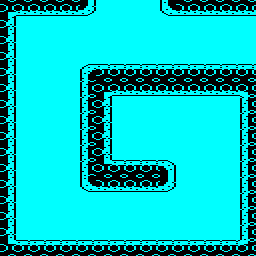

Below is a game level as drawn by its tile map, then a one-line description and the .tmx file that defines it, in full:
An orthogonal 16x16 tile map with 16x16 px tiles, 1 tile layer (Tile Layer 1) and 4 objects (2x edge_exit, sentry, killzone).

<map version="1.8" tiledversion="1.8.2" orientation="orthogonal" renderorder="right-down" width="16" height="16" tilewidth="16" tileheight="16" infinite="0" backgroundcolor="#00ffff" nextlayerid="4" nextobjectid="13">
 <tileset firstgid="1" source="../../tiled/porthole.tsx" />
 <layer id="1" name="Tile Layer 1" width="16" height="16">
  <data encoding="csv">
44,35,35,35,35,40,1,1,1,1,39,35,35,35,35,35,
34,1,1,1,1,1,1,1,1,1,1,1,1,1,1,1,
34,1,1,1,1,1,1,1,1,1,1,1,1,1,1,1,
34,1,1,1,1,1,1,1,1,1,1,1,1,1,1,1,
34,1,1,1,1,38,33,33,33,33,33,33,33,33,33,33,
34,1,1,1,1,36,44,35,35,35,35,35,35,35,35,43,
34,1,1,1,1,36,34,1,1,1,1,1,1,1,1,36,
34,1,1,1,1,36,34,1,1,1,1,1,1,1,1,36,
34,1,1,1,1,36,34,1,1,1,1,1,1,1,1,36,
34,1,1,1,1,36,34,1,1,1,1,1,1,1,1,36,
34,1,1,1,1,36,41,33,33,33,37,1,1,1,1,36,
34,1,1,1,1,39,35,35,35,35,40,1,1,1,1,36,
34,1,1,1,1,1,1,1,1,1,1,1,1,1,1,36,
34,1,1,1,1,1,1,1,1,1,1,1,1,1,1,36,
34,1,1,1,1,1,1,1,1,1,1,1,1,1,1,36,
41,33,33,33,33,33,33,33,33,33,33,33,33,33,33,42
</data>
 </layer>
 <objectgroup id="2" name="objects">
  <object id="9" name="sentry_1" type="sentry" x="128" y="144">
   <properties>
    <property name="dir" value="right" />
    <property name="id" value="sentry_1" />
   </properties>
   <point />
  </object>
 </objectgroup>
 <objectgroup id="3" name="meta">
  <object id="10" name="killzone_1" type="killzone" x="160" y="144" width="80" height="16">
   <properties>
    <property name="id" value="killzone_1" />
    <property name="sentry" value="sentry_1" />
   </properties>
  </object>
  <object id="11" name="edge_exit_02" type="edge_exit" x="96" y="0" width="64" height="16">
   <properties>
    <property name="id" value="edge_exit_02" />
    <property name="to" value="room00" />
   </properties>
  </object>
  <object id="12" name="edge_exit_03" type="edge_exit" x="240" y="16" width="16" height="48">
   <properties>
    <property name="id" value="edge_exit_03" />
    <property name="to" value="room02" />
   </properties>
  </object>
 </objectgroup>
</map>
